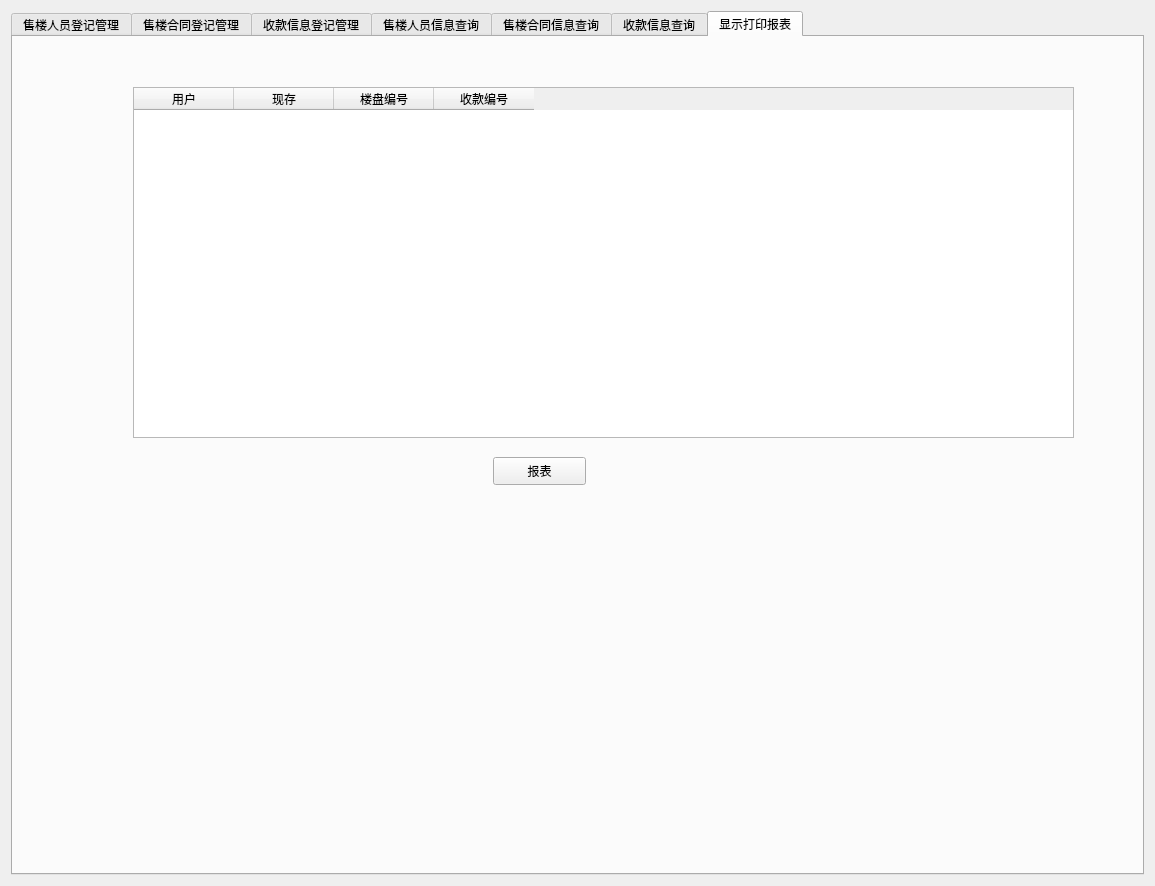
<?xml version="1.0" encoding="UTF-8"?>
<ui version="4.0">
 <class>Form</class>
 <widget class="QWidget" name="Form">
  <property name="geometry">
   <rect>
    <x>0</x>
    <y>0</y>
    <width>1155</width>
    <height>886</height>
   </rect>
  </property>
  <property name="windowTitle">
   <string>Form</string>
  </property>
  <layout class="QGridLayout" name="gridLayout">
   <item row="0" column="0">
    <widget class="QTabWidget" name="tabWidget">
     <property name="whatsThis">
      <string>&lt;html&gt;&lt;head/&gt;&lt;body&gt;&lt;p&gt;售楼&lt;/p&gt;&lt;/body&gt;&lt;/html&gt;</string>
     </property>
     <property name="accessibleName">
      <string>楼盘信息</string>
     </property>
     <property name="currentIndex">
      <number>6</number>
     </property>
     <widget class="QWidget" name="renyuan">
      <attribute name="title">
       <string>售楼人员登记管理</string>
      </attribute>
      <widget class="QPushButton" name="pushButton_2">
       <property name="geometry">
        <rect>
         <x>320</x>
         <y>460</y>
         <width>93</width>
         <height>28</height>
        </rect>
       </property>
       <property name="text">
        <string>登记</string>
       </property>
      </widget>
      <widget class="QLabel" name="label">
       <property name="geometry">
        <rect>
         <x>180</x>
         <y>110</y>
         <width>72</width>
         <height>15</height>
        </rect>
       </property>
       <property name="text">
        <string>楼盘编号</string>
       </property>
      </widget>
      <widget class="QLabel" name="label_2">
       <property name="geometry">
        <rect>
         <x>180</x>
         <y>150</y>
         <width>72</width>
         <height>15</height>
        </rect>
       </property>
       <property name="text">
        <string>楼号</string>
       </property>
      </widget>
      <widget class="QLabel" name="label_3">
       <property name="geometry">
        <rect>
         <x>180</x>
         <y>190</y>
         <width>72</width>
         <height>15</height>
        </rect>
       </property>
       <property name="text">
        <string>单元号</string>
       </property>
      </widget>
      <widget class="QLabel" name="label_4">
       <property name="geometry">
        <rect>
         <x>180</x>
         <y>270</y>
         <width>72</width>
         <height>15</height>
        </rect>
       </property>
       <property name="text">
        <string>房号</string>
       </property>
      </widget>
      <widget class="QLabel" name="label_5">
       <property name="geometry">
        <rect>
         <x>180</x>
         <y>310</y>
         <width>72</width>
         <height>15</height>
        </rect>
       </property>
       <property name="text">
        <string>户型</string>
       </property>
      </widget>
      <widget class="QLabel" name="label_6">
       <property name="geometry">
        <rect>
         <x>180</x>
         <y>340</y>
         <width>72</width>
         <height>15</height>
        </rect>
       </property>
       <property name="text">
        <string>面积</string>
       </property>
      </widget>
      <widget class="QLabel" name="label_7">
       <property name="geometry">
        <rect>
         <x>180</x>
         <y>230</y>
         <width>72</width>
         <height>15</height>
        </rect>
       </property>
       <property name="text">
        <string>楼层</string>
       </property>
      </widget>
      <widget class="QLineEdit" name="lineEdit">
       <property name="geometry">
        <rect>
         <x>320</x>
         <y>110</y>
         <width>113</width>
         <height>21</height>
        </rect>
       </property>
      </widget>
      <widget class="QLineEdit" name="lineEdit_2">
       <property name="geometry">
        <rect>
         <x>320</x>
         <y>150</y>
         <width>113</width>
         <height>21</height>
        </rect>
       </property>
      </widget>
      <widget class="QLineEdit" name="lineEdit_3">
       <property name="geometry">
        <rect>
         <x>320</x>
         <y>190</y>
         <width>113</width>
         <height>21</height>
        </rect>
       </property>
      </widget>
      <widget class="QLineEdit" name="lineEdit_4">
       <property name="geometry">
        <rect>
         <x>320</x>
         <y>230</y>
         <width>113</width>
         <height>21</height>
        </rect>
       </property>
      </widget>
      <widget class="QLineEdit" name="lineEdit_5">
       <property name="geometry">
        <rect>
         <x>320</x>
         <y>270</y>
         <width>113</width>
         <height>21</height>
        </rect>
       </property>
      </widget>
      <widget class="QLineEdit" name="lineEdit_6">
       <property name="geometry">
        <rect>
         <x>320</x>
         <y>310</y>
         <width>113</width>
         <height>21</height>
        </rect>
       </property>
      </widget>
      <widget class="QLineEdit" name="lineEdit_7">
       <property name="geometry">
        <rect>
         <x>320</x>
         <y>350</y>
         <width>113</width>
         <height>21</height>
        </rect>
       </property>
      </widget>
      <widget class="QLabel" name="label_17">
       <property name="geometry">
        <rect>
         <x>180</x>
         <y>80</y>
         <width>72</width>
         <height>15</height>
        </rect>
       </property>
       <property name="text">
        <string>用户</string>
       </property>
      </widget>
      <widget class="QLineEdit" name="lineEdit_15">
       <property name="geometry">
        <rect>
         <x>320</x>
         <y>80</y>
         <width>113</width>
         <height>21</height>
        </rect>
       </property>
      </widget>
     </widget>
     <widget class="QWidget" name="hetong">
      <attribute name="title">
       <string>售楼合同登记管理</string>
      </attribute>
      <widget class="QPushButton" name="pushButton">
       <property name="geometry">
        <rect>
         <x>440</x>
         <y>490</y>
         <width>93</width>
         <height>28</height>
        </rect>
       </property>
       <property name="text">
        <string>登记</string>
       </property>
      </widget>
      <widget class="QLabel" name="label_8">
       <property name="geometry">
        <rect>
         <x>270</x>
         <y>110</y>
         <width>72</width>
         <height>15</height>
        </rect>
       </property>
       <property name="text">
        <string>合同编号</string>
       </property>
      </widget>
      <widget class="QLabel" name="label_18">
       <property name="geometry">
        <rect>
         <x>270</x>
         <y>140</y>
         <width>72</width>
         <height>15</height>
        </rect>
       </property>
       <property name="text">
        <string>合同日期</string>
       </property>
      </widget>
      <widget class="QLabel" name="label_19">
       <property name="geometry">
        <rect>
         <x>270</x>
         <y>170</y>
         <width>72</width>
         <height>15</height>
        </rect>
       </property>
       <property name="text">
        <string>购买人</string>
       </property>
      </widget>
      <widget class="QLabel" name="label_20">
       <property name="geometry">
        <rect>
         <x>270</x>
         <y>200</y>
         <width>72</width>
         <height>15</height>
        </rect>
       </property>
       <property name="text">
        <string>身份证</string>
       </property>
      </widget>
      <widget class="QLabel" name="label_21">
       <property name="geometry">
        <rect>
         <x>270</x>
         <y>230</y>
         <width>72</width>
         <height>15</height>
        </rect>
       </property>
       <property name="text">
        <string>售楼人</string>
       </property>
      </widget>
      <widget class="QLabel" name="label_22">
       <property name="geometry">
        <rect>
         <x>270</x>
         <y>260</y>
         <width>72</width>
         <height>15</height>
        </rect>
       </property>
       <property name="text">
        <string>合同单价</string>
       </property>
      </widget>
      <widget class="QLabel" name="label_23">
       <property name="geometry">
        <rect>
         <x>270</x>
         <y>290</y>
         <width>72</width>
         <height>15</height>
        </rect>
       </property>
       <property name="text">
        <string>付款方式</string>
       </property>
      </widget>
      <widget class="QLabel" name="label_24">
       <property name="geometry">
        <rect>
         <x>270</x>
         <y>320</y>
         <width>72</width>
         <height>15</height>
        </rect>
       </property>
       <property name="text">
        <string>贷款银行</string>
       </property>
      </widget>
      <widget class="QLineEdit" name="lineEdit_16">
       <property name="geometry">
        <rect>
         <x>380</x>
         <y>110</y>
         <width>113</width>
         <height>21</height>
        </rect>
       </property>
      </widget>
      <widget class="QLineEdit" name="lineEdit_17">
       <property name="geometry">
        <rect>
         <x>380</x>
         <y>140</y>
         <width>113</width>
         <height>21</height>
        </rect>
       </property>
      </widget>
      <widget class="QLineEdit" name="lineEdit_18">
       <property name="geometry">
        <rect>
         <x>380</x>
         <y>170</y>
         <width>113</width>
         <height>21</height>
        </rect>
       </property>
      </widget>
      <widget class="QLineEdit" name="lineEdit_19">
       <property name="geometry">
        <rect>
         <x>380</x>
         <y>200</y>
         <width>113</width>
         <height>21</height>
        </rect>
       </property>
      </widget>
      <widget class="QLineEdit" name="lineEdit_20">
       <property name="geometry">
        <rect>
         <x>380</x>
         <y>230</y>
         <width>113</width>
         <height>21</height>
        </rect>
       </property>
      </widget>
      <widget class="QLineEdit" name="lineEdit_21">
       <property name="geometry">
        <rect>
         <x>380</x>
         <y>260</y>
         <width>113</width>
         <height>21</height>
        </rect>
       </property>
      </widget>
      <widget class="QLineEdit" name="lineEdit_22">
       <property name="geometry">
        <rect>
         <x>380</x>
         <y>290</y>
         <width>113</width>
         <height>21</height>
        </rect>
       </property>
      </widget>
      <widget class="QLineEdit" name="lineEdit_23">
       <property name="geometry">
        <rect>
         <x>380</x>
         <y>320</y>
         <width>113</width>
         <height>21</height>
        </rect>
       </property>
      </widget>
     </widget>
     <widget class="QWidget" name="shoukuan">
      <attribute name="title">
       <string>收款信息登记管理</string>
      </attribute>
      <widget class="QPushButton" name="pushButton_3">
       <property name="geometry">
        <rect>
         <x>500</x>
         <y>450</y>
         <width>93</width>
         <height>28</height>
        </rect>
       </property>
       <property name="text">
        <string>登记</string>
       </property>
      </widget>
      <widget class="QLabel" name="label_25">
       <property name="geometry">
        <rect>
         <x>340</x>
         <y>90</y>
         <width>72</width>
         <height>15</height>
        </rect>
       </property>
       <property name="text">
        <string>收款编号</string>
       </property>
      </widget>
      <widget class="QLabel" name="label_26">
       <property name="geometry">
        <rect>
         <x>340</x>
         <y>120</y>
         <width>72</width>
         <height>15</height>
        </rect>
       </property>
       <property name="text">
        <string>交款日期</string>
       </property>
      </widget>
      <widget class="QLabel" name="label_45">
       <property name="geometry">
        <rect>
         <x>340</x>
         <y>150</y>
         <width>72</width>
         <height>15</height>
        </rect>
       </property>
       <property name="text">
        <string>收款金额</string>
       </property>
      </widget>
      <widget class="QLabel" name="label_46">
       <property name="geometry">
        <rect>
         <x>340</x>
         <y>180</y>
         <width>72</width>
         <height>15</height>
        </rect>
       </property>
       <property name="text">
        <string>交款人</string>
       </property>
      </widget>
      <widget class="QLabel" name="label_47">
       <property name="geometry">
        <rect>
         <x>340</x>
         <y>210</y>
         <width>72</width>
         <height>15</height>
        </rect>
       </property>
       <property name="text">
        <string>收款人</string>
       </property>
      </widget>
      <widget class="QLineEdit" name="lineEdit_40">
       <property name="geometry">
        <rect>
         <x>450</x>
         <y>90</y>
         <width>113</width>
         <height>21</height>
        </rect>
       </property>
      </widget>
      <widget class="QLineEdit" name="lineEdit_41">
       <property name="geometry">
        <rect>
         <x>450</x>
         <y>120</y>
         <width>113</width>
         <height>21</height>
        </rect>
       </property>
      </widget>
      <widget class="QLineEdit" name="lineEdit_42">
       <property name="geometry">
        <rect>
         <x>450</x>
         <y>150</y>
         <width>113</width>
         <height>21</height>
        </rect>
       </property>
      </widget>
      <widget class="QLineEdit" name="lineEdit_43">
       <property name="geometry">
        <rect>
         <x>450</x>
         <y>180</y>
         <width>113</width>
         <height>21</height>
        </rect>
       </property>
      </widget>
      <widget class="QLineEdit" name="lineEdit_44">
       <property name="geometry">
        <rect>
         <x>450</x>
         <y>210</y>
         <width>113</width>
         <height>21</height>
        </rect>
       </property>
      </widget>
     </widget>
     <widget class="QWidget" name="renyuancha">
      <attribute name="title">
       <string>售楼人员信息查询</string>
      </attribute>
      <widget class="QPushButton" name="pushButton_7">
       <property name="geometry">
        <rect>
         <x>490</x>
         <y>440</y>
         <width>93</width>
         <height>28</height>
        </rect>
       </property>
       <property name="text">
        <string>查询</string>
       </property>
      </widget>
      <widget class="QTableWidget" name="tableWidget_3">
       <property name="geometry">
        <rect>
         <x>60</x>
         <y>40</y>
         <width>1031</width>
         <height>371</height>
        </rect>
       </property>
       <column>
        <property name="text">
         <string>用户</string>
        </property>
       </column>
       <column>
        <property name="text">
         <string>楼盘编号</string>
        </property>
       </column>
       <column>
        <property name="text">
         <string>楼号</string>
        </property>
       </column>
       <column>
        <property name="text">
         <string>新建列</string>
        </property>
       </column>
       <column>
        <property name="text">
         <string>单元号</string>
        </property>
       </column>
       <column>
        <property name="text">
         <string>楼层</string>
        </property>
       </column>
       <column>
        <property name="text">
         <string>房号</string>
        </property>
       </column>
       <column>
        <property name="text">
         <string>面积</string>
        </property>
       </column>
      </widget>
     </widget>
     <widget class="QWidget" name="hetongcha">
      <attribute name="title">
       <string>售楼合同信息查询</string>
      </attribute>
      <widget class="QPushButton" name="pushButton_6">
       <property name="geometry">
        <rect>
         <x>480</x>
         <y>440</y>
         <width>93</width>
         <height>28</height>
        </rect>
       </property>
       <property name="text">
        <string>查询</string>
       </property>
      </widget>
      <widget class="QTableWidget" name="tableWidget_4">
       <property name="geometry">
        <rect>
         <x>130</x>
         <y>50</y>
         <width>871</width>
         <height>351</height>
        </rect>
       </property>
       <column>
        <property name="text">
         <string>合同编号</string>
        </property>
       </column>
       <column>
        <property name="text">
         <string>现存</string>
        </property>
       </column>
       <column>
        <property name="text">
         <string>合同日期</string>
        </property>
       </column>
       <column>
        <property name="text">
         <string>身份证号</string>
        </property>
       </column>
       <column>
        <property name="text">
         <string>新建列</string>
        </property>
       </column>
       <column>
        <property name="text">
         <string>售楼人</string>
        </property>
       </column>
       <column>
        <property name="text">
         <string>合同单价</string>
        </property>
       </column>
       <column>
        <property name="text">
         <string>贷款银行</string>
        </property>
       </column>
      </widget>
     </widget>
     <widget class="QWidget" name="shoukuancha">
      <attribute name="title">
       <string>收款信息查询</string>
      </attribute>
      <widget class="QPushButton" name="pushButton_5">
       <property name="geometry">
        <rect>
         <x>460</x>
         <y>450</y>
         <width>93</width>
         <height>28</height>
        </rect>
       </property>
       <property name="text">
        <string>查询</string>
       </property>
      </widget>
      <widget class="QTableWidget" name="tableWidget_5">
       <property name="geometry">
        <rect>
         <x>100</x>
         <y>40</y>
         <width>961</width>
         <height>361</height>
        </rect>
       </property>
       <column>
        <property name="text">
         <string>收款编号</string>
        </property>
       </column>
       <column>
        <property name="text">
         <string>现存</string>
        </property>
       </column>
       <column>
        <property name="text">
         <string>交款日期</string>
        </property>
       </column>
       <column>
        <property name="text">
         <string>收款金额</string>
        </property>
       </column>
       <column>
        <property name="text">
         <string>收款人</string>
        </property>
       </column>
      </widget>
     </widget>
     <widget class="QWidget" name="baobiao">
      <attribute name="title">
       <string>显示打印报表</string>
      </attribute>
      <widget class="QPushButton" name="pushButton_4">
       <property name="geometry">
        <rect>
         <x>480</x>
         <y>420</y>
         <width>93</width>
         <height>28</height>
        </rect>
       </property>
       <property name="text">
        <string>报表</string>
       </property>
      </widget>
      <widget class="QTableWidget" name="tableWidget_6">
       <property name="geometry">
        <rect>
         <x>120</x>
         <y>50</y>
         <width>941</width>
         <height>351</height>
        </rect>
       </property>
       <column>
        <property name="text">
         <string>用户</string>
        </property>
       </column>
       <column>
        <property name="text">
         <string>现存</string>
        </property>
       </column>
       <column>
        <property name="text">
         <string>楼盘编号</string>
        </property>
       </column>
       <column>
        <property name="text">
         <string>收款编号</string>
        </property>
       </column>
      </widget>
     </widget>
    </widget>
   </item>
  </layout>
 </widget>
 <resources/>
 <connections/>
</ui>
